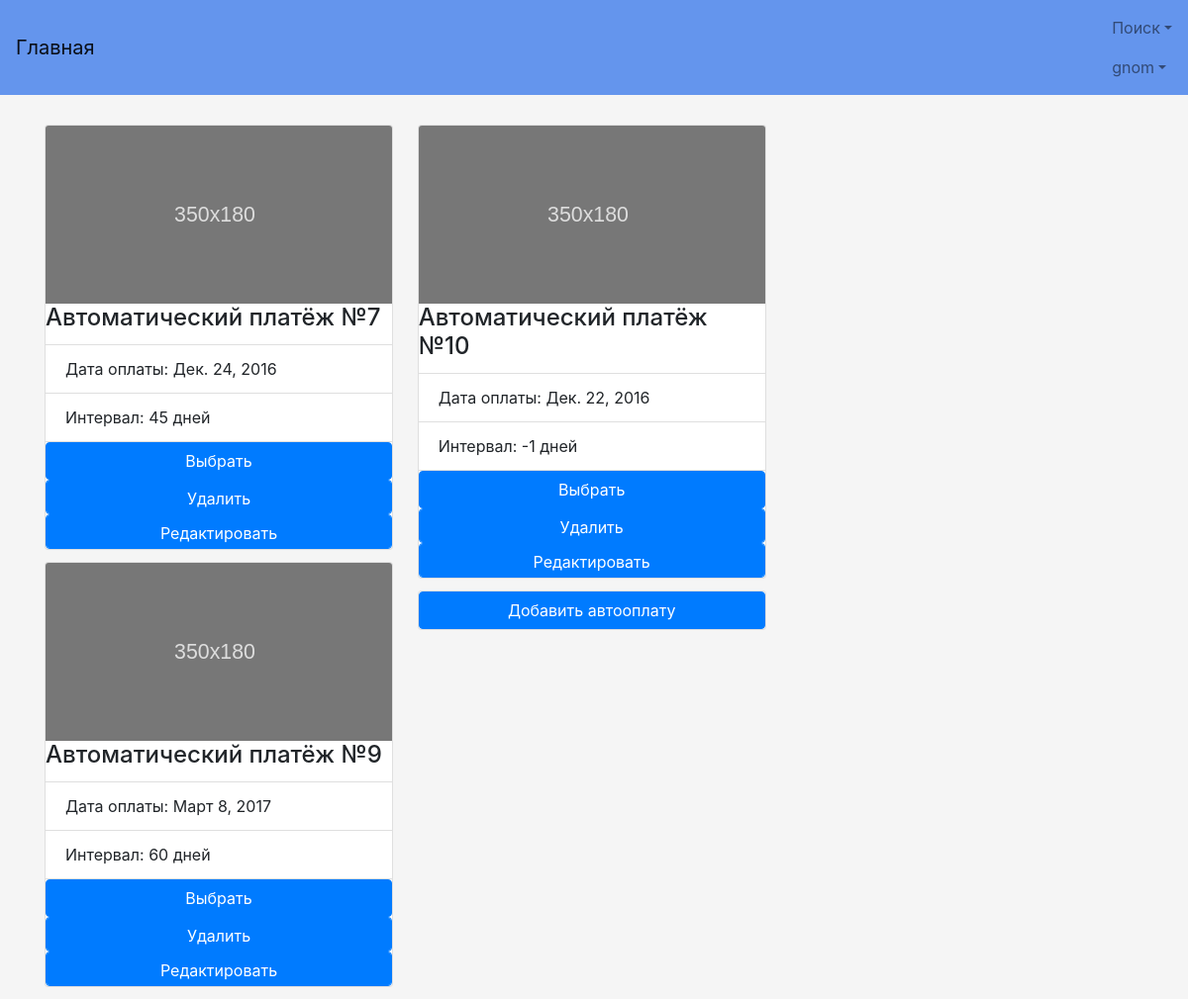
/profile/auto_payment (signed in), run on an earlier commit of the app's database.
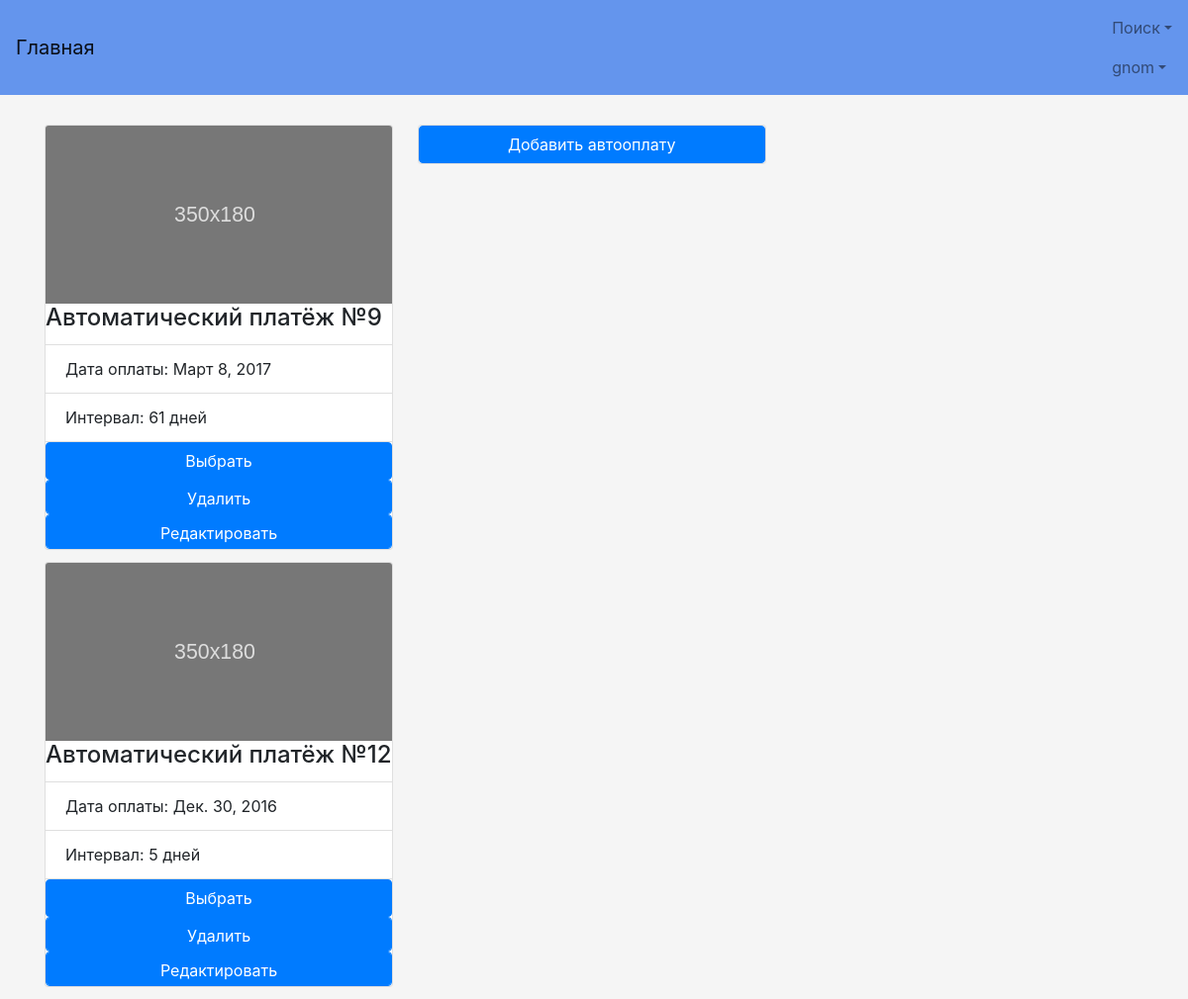
And on a later commit of the database.
### TOFI/models.py (models this page shows)
class AutoPayment(models.Model):
    quick_payment = models.ForeignKey(QuickPayment)
    next_payment_date = models.DateField(default=None)
    payment_interval = models.IntegerField(default=30)

### user_profile/views.py (the view)
# urls.py: url(r'auto_payment', views.auto_payment, name='AutoPayment'),
def auto_payment(request):
    if request.user.is_anonymous or not request.user.is_active:
        return HttpResponseRedirect("/login")
    auto_payments = list()
    try:
        pay_id = models.QuickPayment.objects.filter(username_id=request.user.id)
        for i in pay_id:
            try:
                auto_payments.append(models.AutoPayment.objects.get(quick_payment=i))
            except:
                continue
    except:
        pass
    return render(request, 'Profile/AutoPayment/AutoPayment.html', {'auto_payments': auto_payments})

### TOFI/templates/Profile/AutoPayment/AutoPayment.html (shortened to what this page needs)
{% extends "base.html" %}
{% block content %}
    {% load filter_extra %}
    {% if auto_payments %}
        <div class="card-columns">
            <div>
                {% for ap in auto_payments %}
                    <div class="card " style="max-width: 22rem;">
                        <img class="card-img-top" src="/static/img/placeholder.svg" alt="Card image cap">
                        <div class="card-block">
                            <h4 class="card-title">Автоматический платёж №{{ ap.id }}</h4>
                        </div>
                        <ul class="list-group list-group-flush">
                            <li class="list-group-item">Дата оплаты: {{ ap.next_payment_date }}</li>
                            <li class="list-group-item">Интервал: {{ ap.payment_interval }} дней</li>
                        </ul>
                        <div class="card-block">
                            <a href="about_auto_payment/{{ ap.id }}" class="btn btn-primary btn-block">Выбрать</a>
                        </div>
                        <div class="card-block">
                            <form action="/delete_auto_payment/{{ ap.id }}">
                                <input type="submit" class="btn btn-primary btn-block" value="Удалить">
                            </form>
                        </div>
                        <div class="card-block">
                            <form action="/edit_auto_payment/{{ ap.id }}">
                                <input type="submit" class="btn btn-primary btn-block" value="Редактировать">
                            </form>
                        </div>
                    </div>
                {% endfor %}
                <div class="card " style="max-width: 22rem;">
                    <div class="card-block">
                        <a href="{% url 'AddAutoPayment' %}" class="btn btn-primary btn-block">Добавить автооплату</a>
                    </div>
                </div>
            </div>
        </div>
    {% else %}
        <div class="center">Автоплатежей нет</div>
    {% endif %}
{% endblock %}

What changed in the data, as far as the page shows it:
removed AutoPayment: id "7", next_payment_date "Дек. 24, 2016", payment_interval "45"
removed AutoPayment: id "10", next_payment_date "Дек. 22, 2016", payment_interval "-1"
changed AutoPayment "Март 8, 2017": payment_interval "60" → "61"
added AutoPayment: id "12", next_payment_date "Дек. 30, 2016", payment_interval "5"
